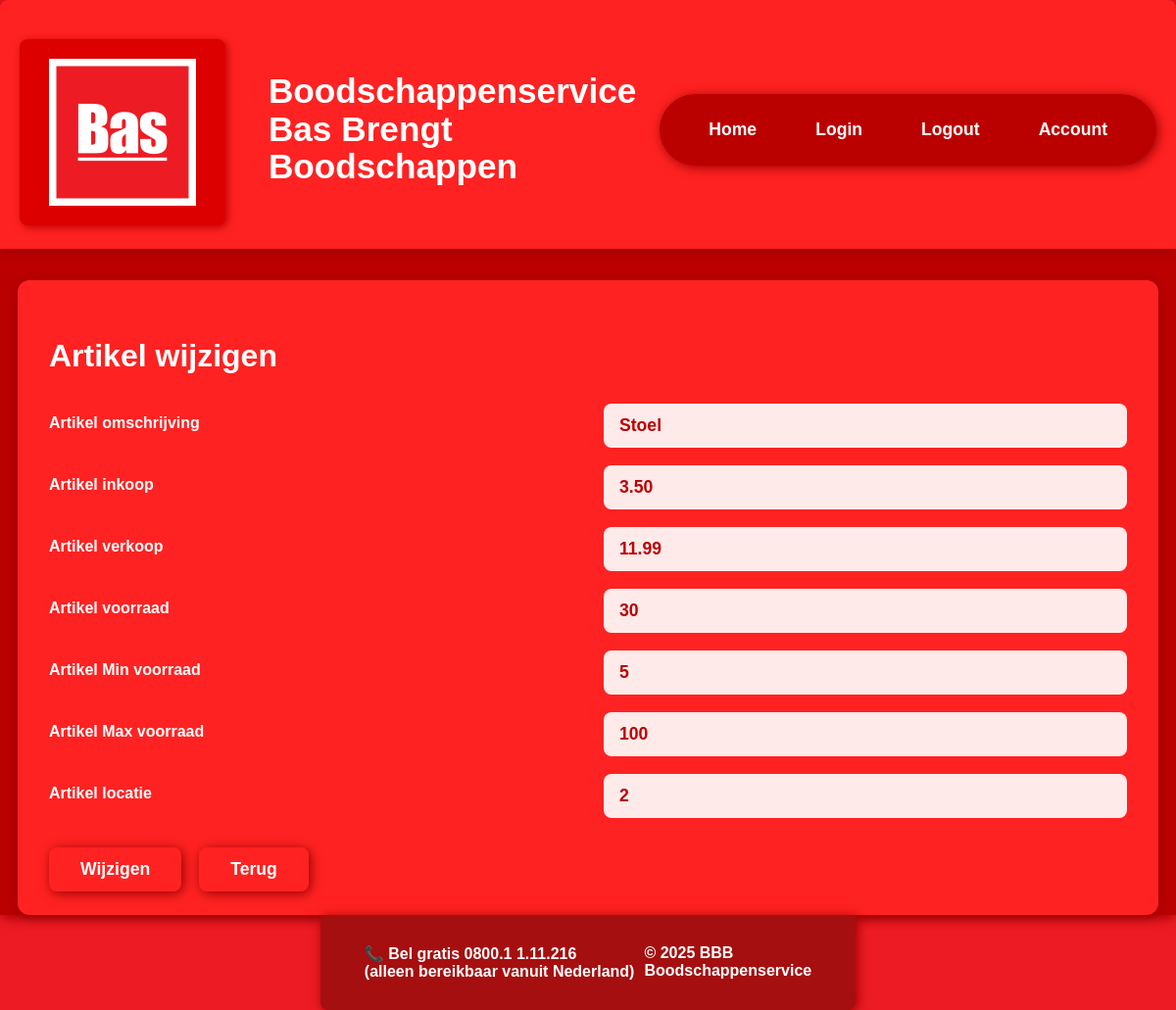
Page /artikel/update.php?artId=1 on the committed database.
### tables this page shows
CREATE TABLE `artikel` (
  `artId` int(11) NOT NULL,
  `artOmschrijving` varchar(12) NOT NULL,
  `artInkoop` decimal(5,2) DEFAULT NULL,
  `artVerkoop` decimal(5,2) DEFAULT NULL,
  `artVoorraad` int(11) NOT NULL,
  `artMinVoorraad` int(11) NOT NULL,
  `artMaxVoorraad` int(11) NOT NULL,
  `artLocatie` int(11) DEFAULT NULL
);

### src/classes/artikel.php (called while the page is built, shortened)
<?php
class artikel extends Database {
    private $table_name = "artikel";
    public function zoekOpId(int $artId): array {
        $sql = "SELECT * FROM $this->table_name WHERE artId = :artId";
        $stmt = self::$conn->prepare($sql);
        $stmt->execute(['artId' => $artId]);
        return $stmt->fetchAll();
    }
}
?>

### src/artikel/update.php (the view, shortened to what this page needs)
<?php
require_once '../classes/artikel.php';
$artikelObj = new artikel();
if (isset($_GET['artId'])) {
    $row = $artikelObj->zoekOpId((int)$_GET['artId']);
    if ($row && isset($row[0])) {
        $artikel = $row[0];
    } else {
        echo "Artikel niet gevonden.";
        exit;
    }
} else {
    echo "Geen artId opgegeven.";
    exit;
}
?>
<?php require_once '../Includes/header.php'; ?>
<main class = "bas-main">
    <div class="crud-form-container">
        <form method="post" class="crud-form-grid">
            <h2 class="crud-form-title">Artikel wijzigen</h2>
            <label class="crud-form-label" for="artOmschrijving">Artikel omschrijving</label>
            <input class="crud-form-input" type="text" id="artOmschrijving" name="artOmschrijving" value="<?= htmlspecialchars($artikel['artOmschrijving']) ?>" required>
            <label class="crud-form-label" for="artInkoop">Artikel inkoop</label>
            <input class="crud-form-input" type="number" step="0.01" id="artInkoop" name="artInkoop" value="<?= htmlspecialchars($artikel['artInkoop']) ?>" required>
            <label class="crud-form-label" for="artVerkoop">Artikel verkoop</label>
            <input class="crud-form-input" type="number" step="0.01" id="artVerkoop" name="artVerkoop" value="<?= htmlspecialchars($artikel['artVerkoop']) ?>" required>
            <label class="crud-form-label" for="artVoorraad">Artikel voorraad</label>
            <input class="crud-form-input" type="number" id="artVoorraad" name="artVoorraad" value="<?= htmlspecialchars($artikel['artVoorraad']) ?>" required>
            <label class="crud-form-label" for="artMinVoorraad">Artikel Min voorraad</label>
            <input class="crud-form-input" type="number" id="artMinVoorraad" name="artMinVoorraad" value="<?= htmlspecialchars($artikel['artMinVoorraad']) ?>" required>
            <label class="crud-form-label" for="artMaxVoorraad">Artikel Max voorraad</label>
            <input class="crud-form-input" type="number" id="artMaxVoorraad" name="artMaxVoorraad" value="<?= htmlspecialchars($artikel['artMaxVoorraad']) ?>" required>
            <label class="crud-form-label" for="artLocatie">Artikel locatie</label>
            <input class="crud-form-input" type="text" id="artLocatie" name="artLocatie" value="<?= htmlspecialchars($artikel['artLocatie']) ?>" required>
            <div class="crud-form-btns">
                <button type="submit" name="wijzigen" class="crud-form-btn">Wijzigen</button>
                <button type="submit" name="terug" class="crud-form-btn">Terug</button>
            </div>
        </form>
    </div>
</main>
<?php require_once '../Includes/footer.php'; ?>

### src/style.css (style rules this page uses)
html, body { width: 100%; overflow-x: hidden; }
body { margin: 0; padding: 0; background-color: #ED1B24; font-size: 16px; font-family: Arial, Helvetica, sans-serif; color: #fff; }
.bas-main { background: #b00; min-height: 80vh; padding: 0; margin: 0; display: flex; flex-direction: column; justify-content: center; align-items: center; box-shadow: 0 2px 12px #900; }
.crud-form-container { background: #ff2222; border-radius: 12px; max-width: 1100px; margin: 32px auto 0 auto; padding: 32px 32px 24px 32px; box-shadow: 0 2px 12px #900; width: 98%; }
.crud-form-grid { display: grid; grid-template-columns: 1fr 1fr; gap: 18px 32px; align-items: center; }
.crud-form-title { grid-column: 1 / -1; color: #fff; font-size: 2em; font-weight: bold; margin-bottom: 12px; }
.crud-form-label { color: #fff; font-weight: bold; margin-bottom: 4px; }
.crud-form-input { padding: 12px 16px; border-radius: 8px; border: none; background: #ffeaea; color: #b00; font-size: 1.1em; font-weight: bold; transition: box-shadow 0.2s; }
.crud-form-btns { grid-column: 1 / -1; display: flex; gap: 18px; margin-top: 12px; }
.crud-form-btn { background: #ff2222; color: #fff; border: none; border-radius: 8px; padding: 12px 32px; font-weight: bold; font-size: 1.1em; cursor: pointer; transition: background 0.2s, color 0.2s; box-shadow: 2px 2px 12px #900; text-decoration: none; }

### rows in the picture
artikel: artOmschrijving "Stoel", artInkoop "3.50", artVerkoop "11.99", artVoorraad "30", artMinVoorraad "5", artMaxVoorraad "100", artLocatie "2"
